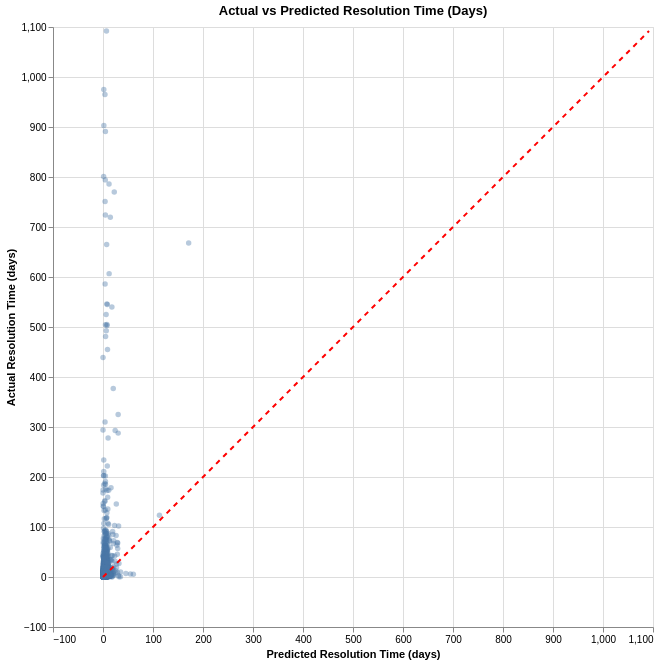

The cell this chart's notebook holds for it:
### Markdown cell above
7. Fit linear model & evaluation <br>

The model can explain **~67% of data variance.** We also tried a linear model (see in appendix) without longitude and latitude data, which had the same amount of data variance, hence, those features are not influncing our forecasting.
<br>

Our predictions focused primarily within the **0–30 day** range, meaning most 3-1-1 service requests are resolved within a relatively short time period. Predicted resolution times rarely exceed 50 days, even when actual outcomes go substantially beyond it. Along the red line, predictions are **most accurate** for **short & medium duration requests**, which contribute the most to our dataset and represent the primary operational workload faced by the city.

Overall, the model tends to **under-predict** cases with very **long resolution times**. Requests that ultimately remain open for months or years are often predicted as moderate-duration cases. This is expected given the strong right-skewness of the outcome variable, where a small number of outlier cases influence the fitted regression despite our log transformation.

Our linear model is better suited to estimate the **typical resolution duration**, rather than extreme backlog cases.

The distribution of resolution time remains **heavily right-tailed** even after applying a log1p transformation. While the transformation improves numerical stability and model fit, it does not eliminate the structural heterogeneity inherent in operational processes. Thus, prediction errors increase as actual resolution time grows, resulting in greater dispersion in the upper tail of the below graph. We would interested in using other ML models such as Random Forest, to see if it improves our predictions.

### Code cell
# Accuracy measures
from sklearn.linear_model import LinearRegression
from sklearn.metrics import mean_absolute_error, mean_squared_error, r2_score
import numpy as np

model = LinearRegression()
model.fit(xtr_trans, y_train)

pred = model.predict(xte_trans)

mae = mean_absolute_error(y_test, pred)
rmse = np.sqrt(mean_squared_error(y_test, pred))
r2 = r2_score(y_test, pred)

print("MAE:", mae)
print("RMSE:", rmse)
print("R²:", r2)

# Predicted vs Actual Graph
# Predict log resolution time
pred_log = model.predict(xte_trans)

# Convert back to minutes
pred_minutes = np.expm1(pred_log)
actual_minutes = np.expm1(y_test)

# Convert from minutes to days
pred_days = pred_minutes / (60 * 24)
actual_days = actual_minutes / (60 * 24)

# Build dataframe
predictions_df = pd.concat(
    (
        X_test.reset_index(drop=True),
        pd.DataFrame(
            {
                "Actual Resolution (days)": actual_days.values,
                "Predicted Resolution (days)": pred_days,
            }), ), axis=1,)

# Sample for plotting
plot_df = predictions_df.sample(n=5000, random_state=42)

import altair as alt

scatter = (
    alt.Chart(plot_df)
    .mark_circle(opacity=0.4, size=30)
    .encode(
        x=alt.X(
            "Predicted Resolution (days):Q",
            title="Predicted Resolution Time (days)"),
        y=alt.Y(
            "Actual Resolution (days):Q",
            title="Actual Resolution Time (days)"),
        tooltip=[
            "Actual Resolution (days):Q",
            "Predicted Resolution (days):Q"
        ],))

# Diagonal reference line (perfect prediction)
min_val = min(
    plot_df["Actual Resolution (days)"].min(),
    plot_df["Predicted Resolution (days)"].min(),)

max_val = max(
    plot_df["Actual Resolution (days)"].max(),
    plot_df["Predicted Resolution (days)"].max(),)

diagonal_df = pd.DataFrame(
    {"x": [min_val, max_val], "y": [min_val, max_val]})

diagonal = (
    alt.Chart(diagonal_df)
    .mark_line(color="red", strokeDash=[5, 5])
    .encode(x="x:Q", y="y:Q"))

(scatter + diagonal).properties(
    title="Actual vs Predicted Resolution Time (Days)",
    width=600,
    height=600,)

### Figure 1 — Vega-Lite specification as saved in the notebook (floating-point values rounded to 4 significant figures; data arrays with more than 128 entries replaced by an {"elided": "..."} marker saying what was removed)
{"config": {"view": {"continuousWidth": 300, "continuousHeight": 300}}, "layer": [{"data": {"name": "data-385a75f21db251bebd60a2de3a7e942b"}, "mark": {"type": "circle", "opacity": 0.4, "size": 30}, "encoding": {"tooltip": [{"field": "Actual Resolution (days)", "type": "quantitative"}, {"field": "Predicted Resolution (days)", "type": "quantitative"}], "x": {"field": "Predicted Resolution (days)", "title": "Predicted Resolution Time (days)", "type": "quantitative"}, "y": {"field": "Actual Resolution (days)", "title": "Actual Resolution Time (days)", "type": "quantitative"}}}, {"data": {"name": "data-385f200a2b731fe4cde82fb8f936921b"}, "mark": {"type": "line", "color": "red", "strokeDash": [5, 5]}, "encoding": {"x": {"field": "x", "type": "quantitative"}, "y": {"field": "y", "type": "quantitative"}}}], "height": 600, "title": "Actual vs Predicted Resolution Time (Days)", "width": 600, "$schema": "https://vega.github.io/schema/vega-lite/v5.20.1.json", "datasets": {"data-385a75f21db251bebd60a2de3a7e942b": {"elided": "5000 records"}, "data-385f200a2b731fe4cde82fb8f936921b": [{"x": -0.0004261, "y": -0.0004261}, {"x": 1092.0, "y": 1092.0}]}}
